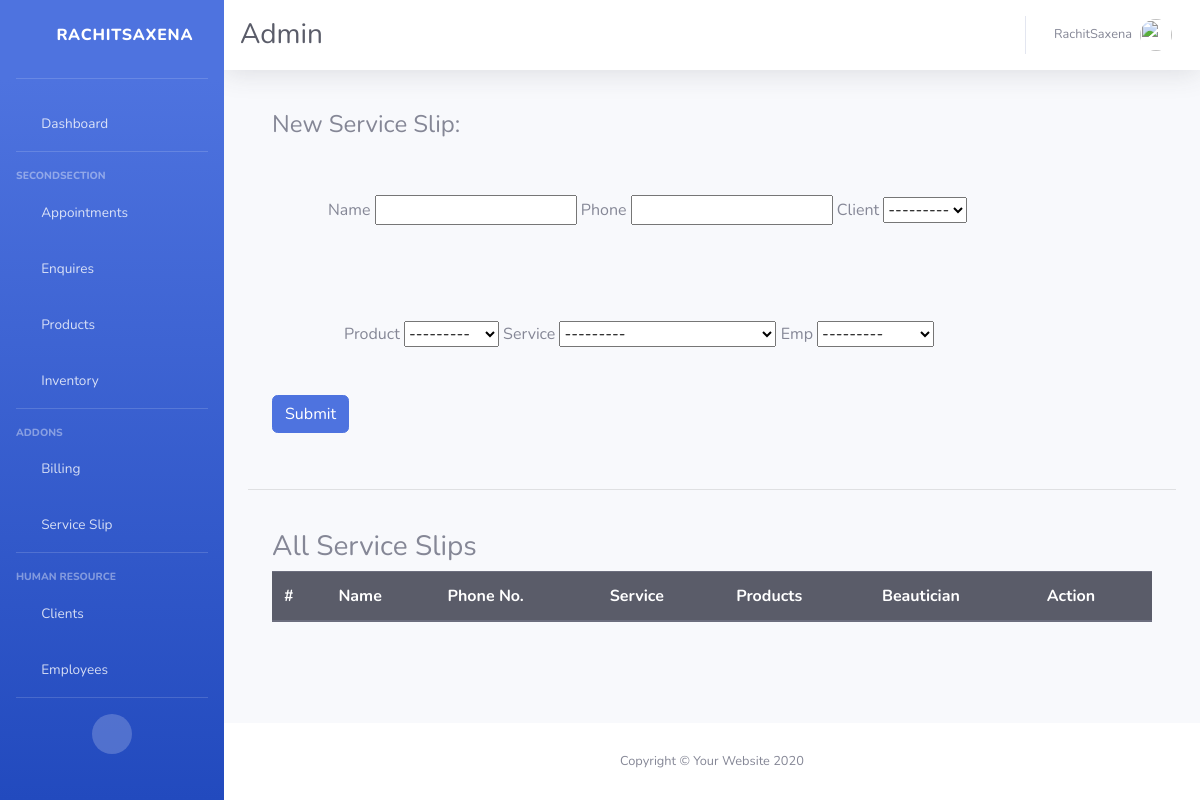
The app's page /old/serviceSlip, older data.
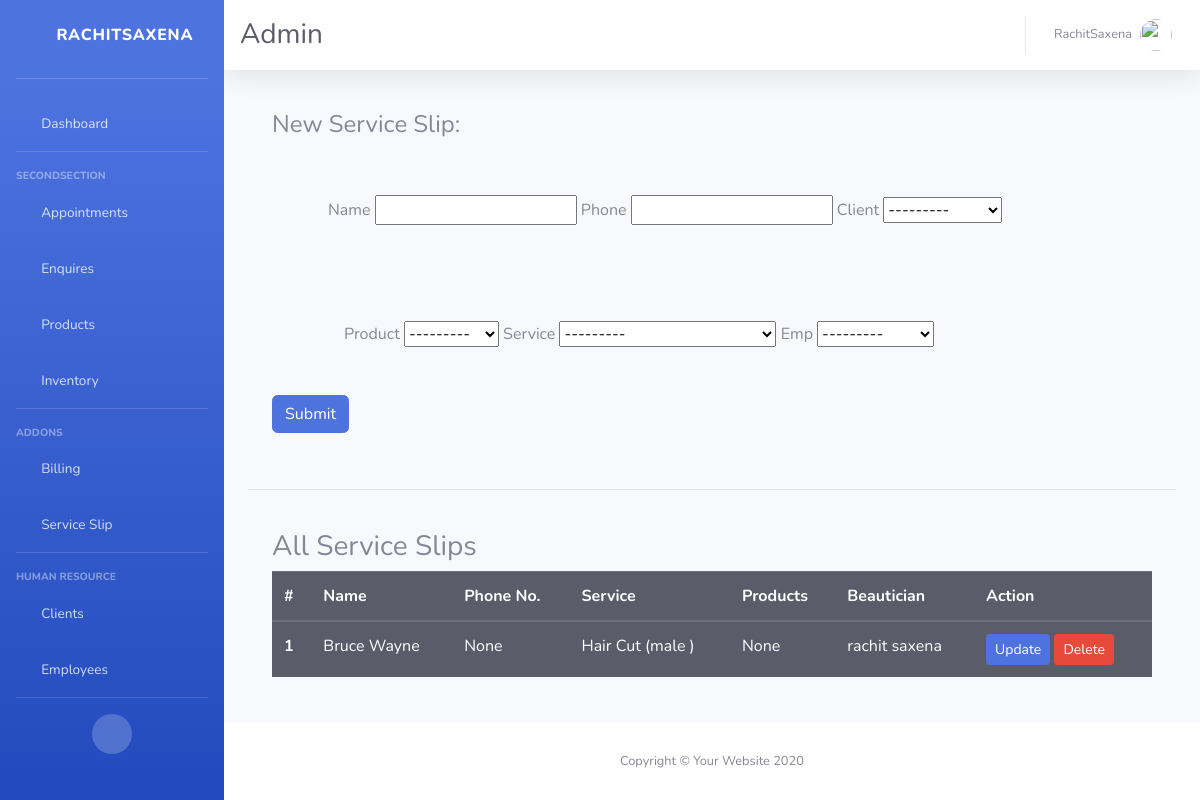
The same page, newer data.
### basic/models.py (models this page shows, shortened)
class Slip(models.Model):
    name= models.CharField(max_length=100 , null=True , blank=True)
    phone = models.CharField(max_length=10 , null=True )
    client = models.ForeignKey(Client , on_delete = models.CASCADE  , null=True , blank=True)
    service = models.ForeignKey(Service , on_delete= models.CASCADE , null=True , blank=True)
    product = models.ForeignKey(Product , on_delete = models.CASCADE , null=True , blank=True)
    emp = models.ForeignKey(Employee , on_delete = models.CASCADE)
    time = models.TimeField(auto_now=True)

class Client(models.Model):
    name = models.CharField(max_length= 100 , null=True , blank=True)
    email = models.EmailField(max_length=100 , null=True , blank=True)
    phone = models.CharField(max_length=10 , null=True , blank=True)
    address = models.CharField(max_length=500 , null=True , blank=True)
    def __str__(self):
        return self.name

class Service(models.Model):
    name = models.CharField(max_length=100 , null=True ,blank=True)
    price = models.IntegerField(default=0)
    duration = models.IntegerField(default=0)
    mprice = models.IntegerField(default=0)
    gender = models.CharField(max_length=10 , choices=GENDER_TYPES , default='others')
    def __str__(self):
        return (self.name + ' (' + self.gender + ' )')

class Employee(models.Model):
    name= models.CharField(max_length=100 , null=True , blank=True)
    age = models.IntegerField(default=18 )
    category = models.ForeignKey(Category , on_delete=models.CASCADE)
    phone = models.CharField(max_length=10 , null=True , blank=True)
    email = models.EmailField(max_length=100 , null=True, blank=True)
    def __str__(self):
        return self.name

### basic/views.py (the view)
# urls.py: path('serviceSlip' , views.serviceSlip , name='serviceSlip'),
def serviceSlip(request):
    cli = Slip.objects.all()
    form = NewSlip()
    if request.method=='POST':
        form = NewSlip(request.POST)
        if form.is_valid():
            form.save()
            return redirect('serviceSlip')
        else :
            return render(request , 'basic/404.html')
    else :
        form = NewSlip()
    params = {
        'pro' : cli,
        'form' : form
    }
    return render(request , 'basic/forms/serviceSlip.html' , params)

### basic/forms.py
class NewSlip(ModelForm):
    class Meta:
        model = Slip
        fields = '__all__'

### basic/models.py (called while the page is built)
    def __str__(self):
        return self.name

### basic/templates/basic/forms/serviceSlip.html
{% extends 'basic/base.html' %}
{% block content %}
   <div class='container commonContainer py-3'>
    <h4>New Service Slip:</h4>
      <form method='post'  class="form-inline"  action=''> {% csrf_token %}
            <div class='container px-2 m-5'>
            {{form.name.label}}
            {{form.name}}
            {{form.phone.label}}
            {{form.phone}}
            {{form.client.label}}
            {{form.client}}
            </div>
            <div class='container px-4 m-5'>
            {{form.product.label}}
            {{form.product}}
             {{form.service.label}}
            {{form.service}}
            {{form.emp.label}}
            {{form.emp}}
            </div>
            <button type="submit" value="Submit" class='btn btn-primary'>Submit</button>
        </form>
    </div>
    <br>
    <hr>
    <br>
    <div class='container'>
        <h3> All Service Slips </h3>
        <table class="table table-dark enquiryTable">
                  <thead>
                    <tr>
                      <th scope="col">#</th>
                      <th scope="col">Name</th>
                      <th scope="col">Phone No.</th>
                      <th scope="col">Service</th>
                      <th scope='col'>Products</th>
                      <th scope='col'>Beautician</th>
                      <th scope='col'>Action </th>
                    </tr>
                  </thead>
                  <tbody>
                  {% for i in pro %}
                    <tr>
                      <th scope="row">{{i.id}}</th>
                    {% if i.client %}
                      <td>{{i.client}}</td>
                      {% else %}
                      <td>{{i.name}}</td>
                      {% endif %}
                      <td>{{i.phone}}</td>
                      <td>{{i.service}}</td>
                      <td>{{i.product}}</td>
                      <td>{{i.emp}}</td>
                      <td>
                        <a class='btn btn-sm btn-primary' href="{% url 'updateSlip' i.id %}">Update </a>
                        <a class='btn btn-sm btn-danger' href="{% url 'deleteSlip' i.id %}">Delete </a>
                       </td>
                    </tr>
                    {% endfor %}
                  </tbody>
                </table>
    </div>
{% endblock content %}

Row changes from the older to the newer data that the page shows:
added Slip: id "1", client "Bruce Wayne", phone "None", service "Hair Cut (male )", product "None", emp "rachit saxena"
